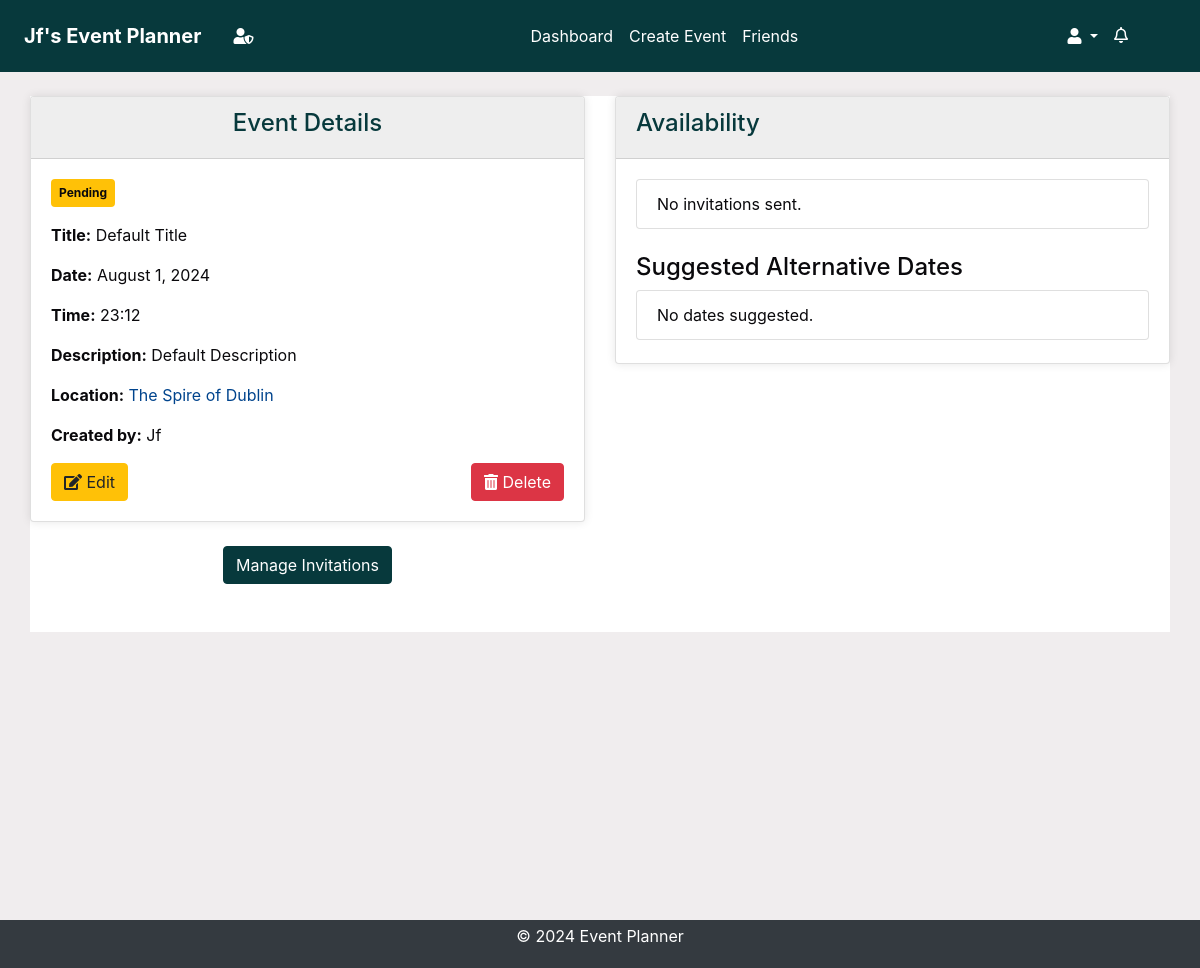
Before: /events/details/312/ (signed in) with the older database file.
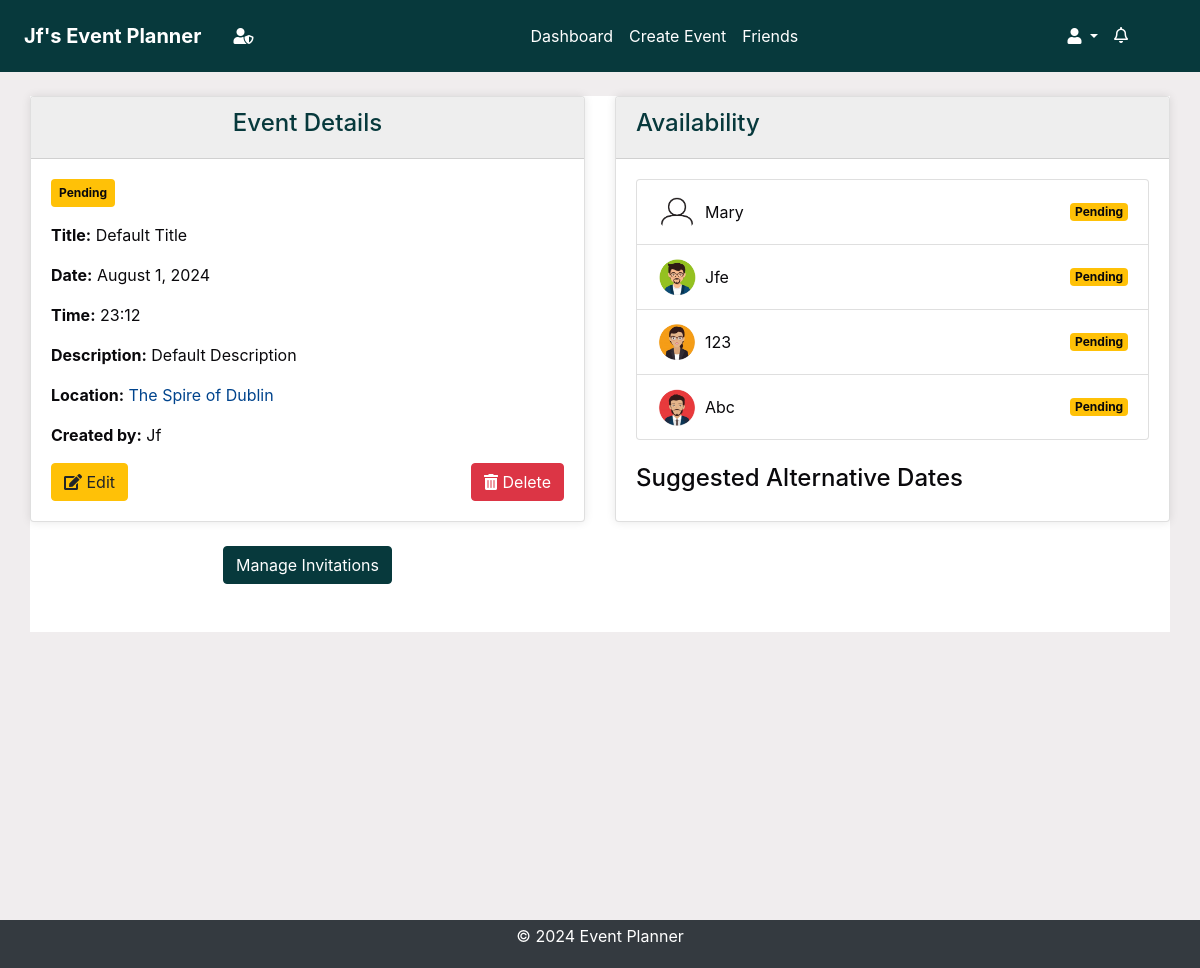
After: the same page with the newer database file.
### invitations/models.py (models this page shows, shortened)
class Invitation(models.Model):
    STATUS_CHOICES = [
        ("Pending", "Pending"),
        ("Accepted", "Accepted"),
        ("Declined", "Declined"),
    ]
    event = models.ForeignKey(
        Event, on_delete=models.CASCADE, related_name="invitations"
    )
    user = models.ForeignKey(User, on_delete=models.CASCADE)
    status = models.CharField(
        max_length=20, choices=STATUS_CHOICES, default="Pending"
    )
    suggested_date = models.DateTimeField(null=True, blank=True)
    read = models.BooleanField(default=False)
    created_at = models.DateTimeField(auto_now_add=True)
    updated_at = models.DateTimeField(auto_now=True)

### accounts/models.py (models this page shows, shortened)
class UserProfile(models.Model):
    user = models.OneToOneField(User, on_delete=models.CASCADE)
    profile_picture = models.CharField(max_length=254, default="default.png")
    created_at = models.DateTimeField(auto_now_add=True)
    updated_at = models.DateTimeField(auto_now=True)

### events/views.py (the view, shortened to what this page needs)
# urls.py: path("<int:event_id>/", views.event_details, name="event_details"),
@login_required
def event_details(request, event_id):
    event = get_object_or_404(Event, id=event_id)
    invitations = Invitation.objects.filter(event=event)
    user_invitations = invitations.filter(user=request.user)
    user_invitations.update(read=True)
    Notification.objects.filter(
        event=event, user=request.user, read=False
    ).update(read=True)
    current_date = timezone.now().date()
    current_time = timezone.now().time()
    context = {
        "event": event,
        "invitations": invitations,
        "current_date": current_date,
        "current_time": current_time,
    }
    return render(request, "events/event_details.html", context)

### accounts/context_processors.py (called while the page is built)
def google_api_key(request):
    return {"GOOGLE_API_KEY": os.getenv("GOOGLE_API_KEY")}

### notifications/context_processors.py (called while the page is built)
def notifications(request):
    if request.user.is_authenticated:
        all_unread_notifications = Notification.objects.filter(
            user=request.user, read=False
        ).order_by("-created_at")
        unread_count = all_unread_notifications.count()
        recent_unread_notifications = all_unread_notifications[:8]
        return {
            "recent_unread_notifications": recent_unread_notifications,
            "unread_count": unread_count,
        }
    return {}

### templates/events/event_details.html (shortened to what this page needs)
{% extends 'base.html' %}
{% load static %}
{% block content %}
<div class="container mt-2">
    <div class="row">
        <div class="col-md-6">
            <div class="card">
                <div class="card-header bg-primary text-white text-center">
                    <h4>Event Details</h4>
                </div>
                <div class="card-body">
                    <span class="badge bg-{{ event.status|lower }} mb-3">{{ event.status|capfirst }}</span>
                    <p><strong>Title:</strong> {{ event.title|title }}</p>
                    <p><strong>Date:</strong> {{ event.proposed_date|date:"F j, Y" }}</p>
                    <p><strong>Time:</strong> {{ event.proposed_date|time:"H:i" }}</p>
                    <p><strong>Description:</strong> {{ event.description|capfirst }}</p>
                    <p><strong>Location:</strong> <a href="https://www.google.com/maps/search/?api=1&query={{ event.location }}" target="_blank">{{ event.location|capfirst }}</a></p>
                    <p><strong>Created by:</strong> {{ event.created_by.username|capfirst }}</p>
                    {% if request.user == event.created_by %}
                    <div class="d-flex justify-content-between mt-3">
                        <a href="{% url 'edit_event' event.id %}" class="btn btn-warning"><i class="fas fa-edit"></i> Edit</a>
                        <button class="btn btn-danger delete-btn" data-event-id="{{ event.id }}"><i class="fas fa-trash-alt"></i> Delete</button>
                    </div>
                    {% endif %}
                </div>
            </div>
            {% if request.user == event.created_by %}
            <div class="row mt-4 ">
                <div class="col-md-12 text-center">
                    <a href="{% url 'manage_invitations' event.id %}" class="btn btn-primary mb-5">Manage Invitations</a>
                </div>
            </div>
            {% endif %}
        </div>
        <div class="col-md-6">
            <div class="card">
                <div class="card-header bg-secondary text-white">
                    <h4>Availability</h4>
                </div>
                <div class="card-body">
                    <ul class="list-group">
                        {% for invitation in event.invitations.all %}
                            <li class="list-group-item d-flex justify-content-between align-items-center">
                                <img src="{% static 'images/profile_pictures/' %}{{ invitation.user.userprofile.profile_picture }}" alt="{{ invitation.user.username }}'s profile picture" class="rounded-circle mr-2" style="width: 40px; height: 40px;">
                                <span style="margin-right:auto;"> {{ invitation.user.username|capfirst }} </span>
                                <span class="badge bg-{{ invitation.status|lower }}">{{ invitation.status }}</span>
                            </li>
                        {% empty %}
                            <li class="list-group-item">No invitations sent.</li>
                        {% endfor %}
                    </ul>
                    <h4 class="mt-4">Suggested Alternative Dates</h4>
                    <ul class="list-group">
                        {% for invitation in event.invitations.all %}
                            {% if invitation.suggested_date %}
                            <li class="list-group-item">
                                <img src="{% static 'images/profile_pictures/' %}{{ invitation.user.userprofile.profile_picture }}" alt="{{ invitation.user.username }}'s profile picture" class="rounded-circle mr-2" style="width: 40px; height: 40px;">
                                {{ invitation.user.username|capfirst }}: {{ invitation.suggested_date|date:"F j, Y" }} - {{ invitation.suggested_date|time:"H:i" }}
                            </li>
                            {% endif %}
                            {% empty %}
                            <li class="list-group-item">No dates suggested.</li>
                        {% endfor %}
                    </ul>
                </div>
            </div>
        </div>
    </div>
</div>
{% endblock %}

Changed rows visible on the page:
added Invitation: user.userprofile.profile_picture (placeholder picture), user.username "Mary", status "Pending"
added Invitation: user.userprofile.profile_picture (picture), user.username "Jfe", status "Pending"
added Invitation: user.userprofile.profile_picture (picture), user.username "123", status "Pending"
added Invitation: user.userprofile.profile_picture (picture), user.username "Abc", status "Pending"
Other visible differences:
text no longer shown: "No invitations sent. No dates suggested."
